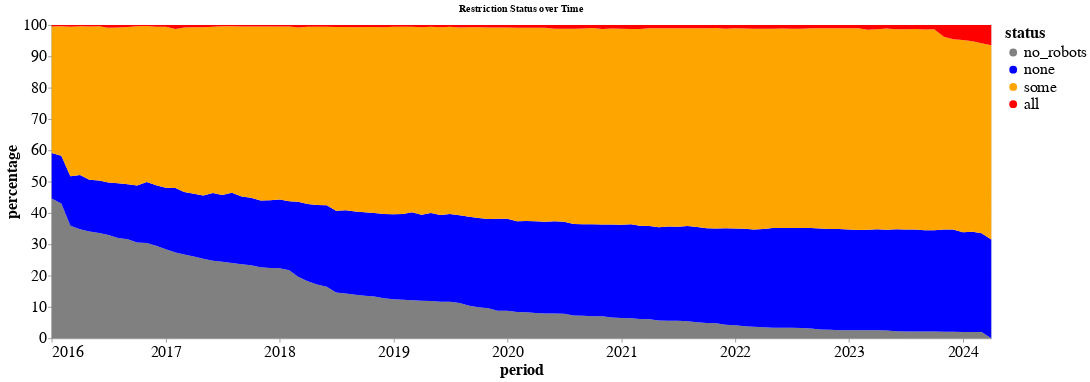
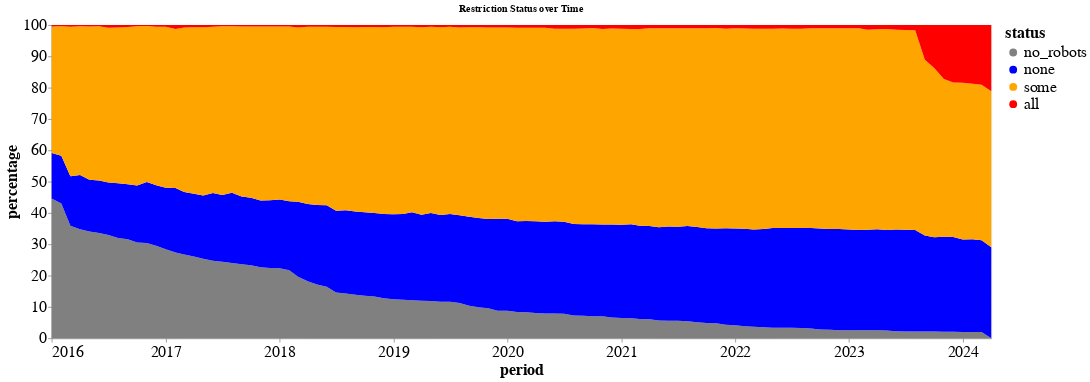
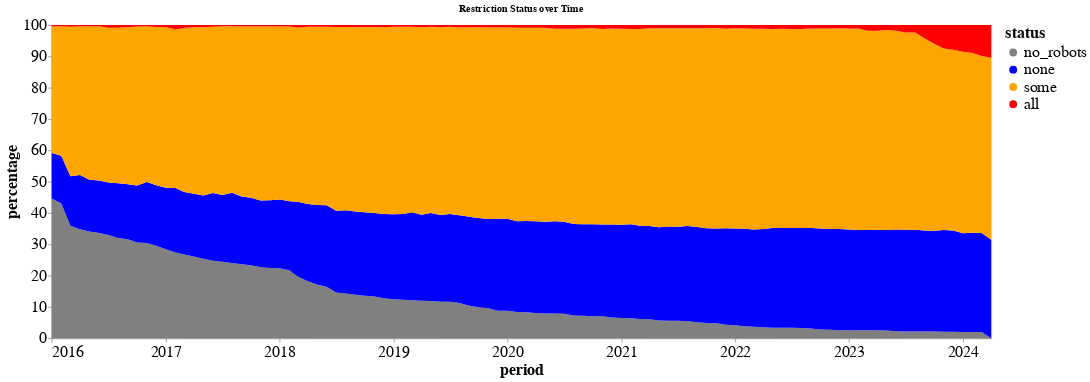
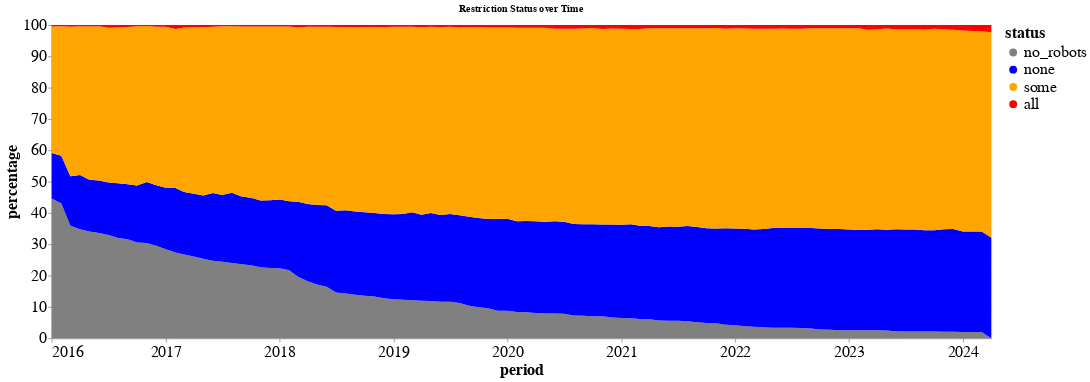

The cell these charts' notebook holds for them, in order:
### Markdown cell above
### Plot Temporal Robots Area Chart

### Code cell
# for agent in agents_to_track:
#     robots_util.plot_robots_time_map(robots_temporal_summary, agent)

for group in agent_groups_to_track:
    print(group)
    chart = robots_util.plot_robots_time_map_altair(
        robots_temporal_head_summary, 
        agent_type=group, 
        period_col='period', 
        status_col='status', 
        val_col='tokens',  # "count" / "tokens"
        title='Restriction Status over Time', 
        ordered_statuses=['no_robots', 'none', 'some', 'all'], 
        status_colors={'no_robots': 'gray', 'none': 'blue', 'some': 'orange', 'all': 'red'}
    )
    chart.show()
#     robots_util.plot_robots_time_map(robots_temporal_head_summary, group, val_key="count")

### Figure 1 — Vega-Lite specification as saved in the notebook (floating-point values rounded to 4 significant figures; data arrays with more than 128 entries replaced by an {"elided": "..."} marker saying what was removed)
{"config": {"view": {"continuousWidth": 300, "continuousHeight": 300}, "axis": {"domain": true, "labelFont": "sans-serif", "labelFontSize": 20, "titleFont": "sans-serif", "titleFontSize": 20}, "axisX": {"domain": true, "format": "%Y", "labelAngle": 0, "labelExpr": "timeFormat(datum.value, '%Y')", "tickCount": "year"}, "axisY": {"domain": true, "format": ".0f", "labelExpr": "datum.value * 100"}, "legend": {"labelFont": "sans-serif", "labelFontSize": 20, "titleFont": "sans-serif", "titleFontSize": 20}}, "data": {"name": "data-461e51580f219aa270fbb48a2e8820e2"}, "mark": {"type": "area"}, "encoding": {"color": {"field": "status", "scale": {"domain": ["no_robots", "none", "some", "all"], "range": ["gray", "blue", "orange", "red"]}, "title": "status", "type": "nominal"}, "order": {"field": "order", "type": "quantitative"}, "x": {"axis": {"format": "%Y", "title": "period"}, "field": "period", "type": "temporal"}, "y": {"axis": {"format": ".0f", "title": "percentage"}, "field": "percentage", "scale": {"domain": [0, 1]}, "type": "quantitative"}}, "height": 400, "title": "Restriction Status over Time", "width": 1200, "$schema": "https://vega.github.io/schema/vega-lite/v5.17.0.json", "datasets": {"data-461e51580f219aa270fbb48a2e8820e2": {"elided": "400 records"}}}

### Figure 2 — Vega-Lite specification as saved in the notebook (floating-point values rounded to 4 significant figures; data arrays with more than 128 entries replaced by an {"elided": "..."} marker saying what was removed)
{"config": {"view": {"continuousWidth": 300, "continuousHeight": 300}, "axis": {"domain": true, "labelFont": "sans-serif", "labelFontSize": 20, "titleFont": "sans-serif", "titleFontSize": 20}, "axisX": {"domain": true, "format": "%Y", "labelAngle": 0, "labelExpr": "timeFormat(datum.value, '%Y')", "tickCount": "year"}, "axisY": {"domain": true, "format": ".0f", "labelExpr": "datum.value * 100"}, "legend": {"labelFont": "sans-serif", "labelFontSize": 20, "titleFont": "sans-serif", "titleFontSize": 20}}, "data": {"name": "data-924a8f87ac61c7a18a29ee005a065192"}, "mark": {"type": "area"}, "encoding": {"color": {"field": "status", "scale": {"domain": ["no_robots", "none", "some", "all"], "range": ["gray", "blue", "orange", "red"]}, "title": "status", "type": "nominal"}, "order": {"field": "order", "type": "quantitative"}, "x": {"axis": {"format": "%Y", "title": "period"}, "field": "period", "type": "temporal"}, "y": {"axis": {"format": ".0f", "title": "percentage"}, "field": "percentage", "scale": {"domain": [0, 1]}, "type": "quantitative"}}, "height": 400, "title": "Restriction Status over Time", "width": 1200, "$schema": "https://vega.github.io/schema/vega-lite/v5.17.0.json", "datasets": {"data-924a8f87ac61c7a18a29ee005a065192": {"elided": "400 records"}}}

### Figure 3 — Vega-Lite specification as saved in the notebook (floating-point values rounded to 4 significant figures; data arrays with more than 128 entries replaced by an {"elided": "..."} marker saying what was removed)
{"config": {"view": {"continuousWidth": 300, "continuousHeight": 300}, "axis": {"domain": true, "labelFont": "sans-serif", "labelFontSize": 20, "titleFont": "sans-serif", "titleFontSize": 20}, "axisX": {"domain": true, "format": "%Y", "labelAngle": 0, "labelExpr": "timeFormat(datum.value, '%Y')", "tickCount": "year"}, "axisY": {"domain": true, "format": ".0f", "labelExpr": "datum.value * 100"}, "legend": {"labelFont": "sans-serif", "labelFontSize": 20, "titleFont": "sans-serif", "titleFontSize": 20}}, "data": {"name": "data-92fb7037640516a52a6a43239079a215"}, "mark": {"type": "area"}, "encoding": {"color": {"field": "status", "scale": {"domain": ["no_robots", "none", "some", "all"], "range": ["gray", "blue", "orange", "red"]}, "title": "status", "type": "nominal"}, "order": {"field": "order", "type": "quantitative"}, "x": {"axis": {"format": "%Y", "title": "period"}, "field": "period", "type": "temporal"}, "y": {"axis": {"format": ".0f", "title": "percentage"}, "field": "percentage", "scale": {"domain": [0, 1]}, "type": "quantitative"}}, "height": 400, "title": "Restriction Status over Time", "width": 1200, "$schema": "https://vega.github.io/schema/vega-lite/v5.17.0.json", "datasets": {"data-92fb7037640516a52a6a43239079a215": {"elided": "400 records"}}}

### Figure 4 — Vega-Lite specification as saved in the notebook (floating-point values rounded to 4 significant figures; data arrays with more than 128 entries replaced by an {"elided": "..."} marker saying what was removed)
{"config": {"view": {"continuousWidth": 300, "continuousHeight": 300}, "axis": {"domain": true, "labelFont": "sans-serif", "labelFontSize": 20, "titleFont": "sans-serif", "titleFontSize": 20}, "axisX": {"domain": true, "format": "%Y", "labelAngle": 0, "labelExpr": "timeFormat(datum.value, '%Y')", "tickCount": "year"}, "axisY": {"domain": true, "format": ".0f", "labelExpr": "datum.value * 100"}, "legend": {"labelFont": "sans-serif", "labelFontSize": 20, "titleFont": "sans-serif", "titleFontSize": 20}}, "data": {"name": "data-52c055a59dda456969fff2168f166166"}, "mark": {"type": "area"}, "encoding": {"color": {"field": "status", "scale": {"domain": ["no_robots", "none", "some", "all"], "range": ["gray", "blue", "orange", "red"]}, "title": "status", "type": "nominal"}, "order": {"field": "order", "type": "quantitative"}, "x": {"axis": {"format": "%Y", "title": "period"}, "field": "period", "type": "temporal"}, "y": {"axis": {"format": ".0f", "title": "percentage"}, "field": "percentage", "scale": {"domain": [0, 1]}, "type": "quantitative"}}, "height": 400, "title": "Restriction Status over Time", "width": 1200, "$schema": "https://vega.github.io/schema/vega-lite/v5.17.0.json", "datasets": {"data-52c055a59dda456969fff2168f166166": {"elided": "400 records"}}}
